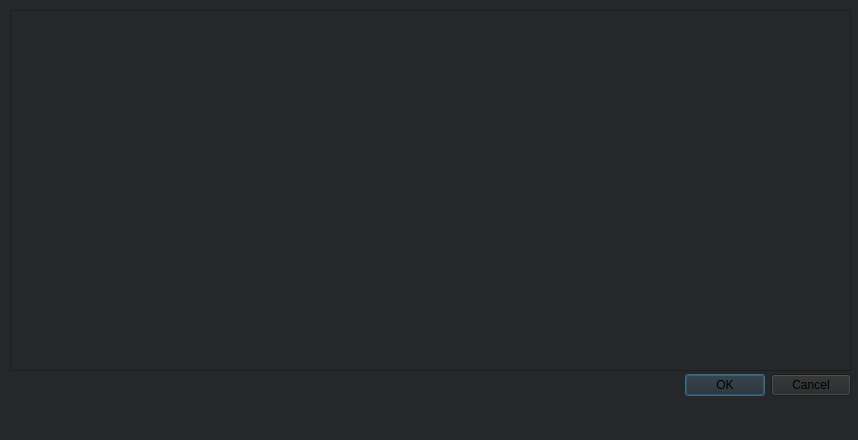
<?xml version="1.0" encoding="UTF-8"?>
<ui version="4.0">
 <class>Table</class>
 <widget class="QDialog" name="Table">
  <property name="geometry">
   <rect>
    <x>0</x>
    <y>0</y>
    <width>858</width>
    <height>440</height>
   </rect>
  </property>
  <property name="minimumSize">
   <size>
    <width>858</width>
    <height>440</height>
   </size>
  </property>
  <property name="maximumSize">
   <size>
    <width>858</width>
    <height>400</height>
   </size>
  </property>
  <property name="sizeIncrement">
   <size>
    <width>858</width>
    <height>400</height>
   </size>
  </property>
  <property name="windowTitle">
   <string>Table</string>
  </property>
  <property name="styleSheet">
   <string notr="true">background-color: rgb(38, 39, 40);</string>
  </property>
  <widget class="QDialogButtonBox" name="buttonBox">
   <property name="geometry">
    <rect>
     <x>220</x>
     <y>370</y>
     <width>631</width>
     <height>31</height>
    </rect>
   </property>
   <property name="orientation">
    <enum>Qt::Horizontal</enum>
   </property>
   <property name="standardButtons">
    <set>QDialogButtonBox::Cancel|QDialogButtonBox::Ok</set>
   </property>
  </widget>
  <widget class="QTableWidget" name="tableWidget">
   <property name="geometry">
    <rect>
     <x>10</x>
     <y>10</y>
     <width>841</width>
     <height>361</height>
    </rect>
   </property>
  </widget>
 </widget>
 <resources/>
 <connections>
  <connection>
   <sender>buttonBox</sender>
   <signal>accepted()</signal>
   <receiver>Table</receiver>
   <slot>accept()</slot>
   <hints>
    <hint type="sourcelabel">
     <x>248</x>
     <y>254</y>
    </hint>
    <hint type="destinationlabel">
     <x>157</x>
     <y>274</y>
    </hint>
   </hints>
  </connection>
  <connection>
   <sender>buttonBox</sender>
   <signal>rejected()</signal>
   <receiver>Table</receiver>
   <slot>reject()</slot>
   <hints>
    <hint type="sourcelabel">
     <x>316</x>
     <y>260</y>
    </hint>
    <hint type="destinationlabel">
     <x>286</x>
     <y>274</y>
    </hint>
   </hints>
  </connection>
 </connections>
</ui>
